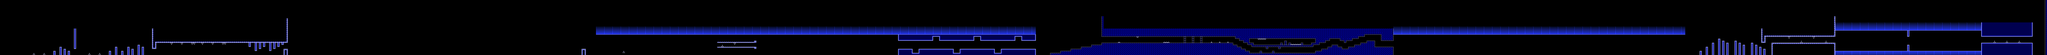

Rendered tile map (Tiled .tmx) drawn with the repository's tilesets; below, a short description and the map source with its tile grids summarised:
An orthogonal 996x27 tile map with 16x16 px tiles, 2 tile layers (l2, l1), 2 tilesets and 533 objects.

<map version="1.10" tiledversion="1.11.2" orientation="orthogonal" renderorder="right-down" width="996" height="27" tilewidth="16" tileheight="16" infinite="0" nextlayerid="8" nextobjectid="1000">
 <editorsettings>
  <export format="json" />
 </editorsettings>
 <properties>
  <property name="BG" type="color" value="#ffd30fff" />
  <property name="Background Type" type="int" value="0" />
  <property name="COL1" type="color" value="#ffffffff" />
  <property name="COL2" type="color" value="#ffffffff" />
  <property name="COL3" type="color" value="#ffffffff" />
  <property name="COL4" type="color" value="#ffffffff" />
  <property name="Difficulty" value="HARD" />
  <property name="GROUND" type="color" value="#ffd30fff" />
  <property name="Gamemode" type="int" value="0" />
  <property name="Ground Type" type="int" value="0" />
  <property name="Level name" value="DORABAEBASIC2" />
  <property name="OBJ" type="color" value="#ffffffff" />
  <property name="Song" value="CLTRFNK" />
  <property name="Speed" type="int" value="1" />
  <property name="Stars" type="int" value="4" />
 </properties>
 <tileset firstgid="1" source="famidash.tsx" />
 <tileset firstgid="16385" source="sprites.tsx" />
 <layer id="4" name="l2" width="996" height="27">
  <data>[26892 cells, 24940 non-empty, 79 distinct tile ids]</data>
 </layer>
 <layer id="1" name="l1" width="996" height="27">
  <data>[26892 cells, 24165 non-empty, 1 distinct tile ids]</data>
 </layer>
 <objectgroup id="7" name="SP" opacity="0.97">
  <!-- 533 objects omitted --></objectgroup>
</map>
<!-- 533 of 533 objects omitted -->
